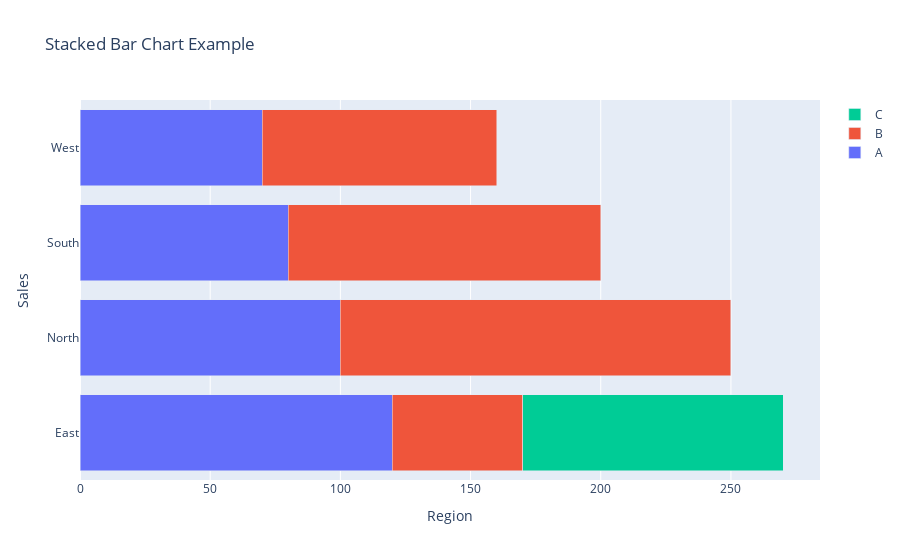

Here is the notebook cell this chart was saved with:
### Code cell
# Example usage
data = {
    'Region': ['North', 'North', 'South', 'South', 'East', 'East', 'West', 'West', 'East'],
    'Product': ['A', 'B', 'A', 'B', 'A', 'B', 'A', 'B', 'C'],
    'Sales': [100, 150, 80, 120, 120, 50, 70, 90, 100]
}

df = pd.DataFrame(data)
plot_stacked_bar_chart(dataframe=df, x_column='Region', values_column='Sales', group_column='Product',
                       title='Stacked Bar Chart Example', horizontal=True)

### Figure 1 — Plotly figure (JSON) as saved in the notebook; plotly's stock layout.template omitted (floating-point values rounded to 4 significant figures)
{"data": [{"marker": {"colorscale": [[0, "#440154"], [0.1111, "#482878"], [0.2222, "#3e4989"], [0.3333, "#31688e"], [0.4444, "#26828e"], [0.5556, "#1f9e89"], [0.6667, "#35b779"], [0.7778, "#6ece58"], [0.8889, "#b5de2b"], [1, "#fde725"]]}, "name": "A", "orientation": "h", "type": "bar", "x": [120, 100, 80, 70], "y": ["East", "North", "South", "West"]}, {"marker": {"colorscale": [[0, "#440154"], [0.1111, "#482878"], [0.2222, "#3e4989"], [0.3333, "#31688e"], [0.4444, "#26828e"], [0.5556, "#1f9e89"], [0.6667, "#35b779"], [0.7778, "#6ece58"], [0.8889, "#b5de2b"], [1, "#fde725"]]}, "name": "B", "orientation": "h", "type": "bar", "x": [50, 150, 120, 90], "y": ["East", "North", "South", "West"]}, {"marker": {"colorscale": [[0, "#440154"], [0.1111, "#482878"], [0.2222, "#3e4989"], [0.3333, "#31688e"], [0.4444, "#26828e"], [0.5556, "#1f9e89"], [0.6667, "#35b779"], [0.7778, "#6ece58"], [0.8889, "#b5de2b"], [1, "#fde725"]]}, "name": "C", "orientation": "h", "type": "bar", "x": [100, null, null, null], "y": ["East", "North", "South", "West"]}], "layout": {"barmode": "stack", "showlegend": true, "title": {"text": "Stacked Bar Chart Example"}, "xaxis": {"title": {"text": "Region"}}, "yaxis": {"title": {"text": "Sales"}}}}
